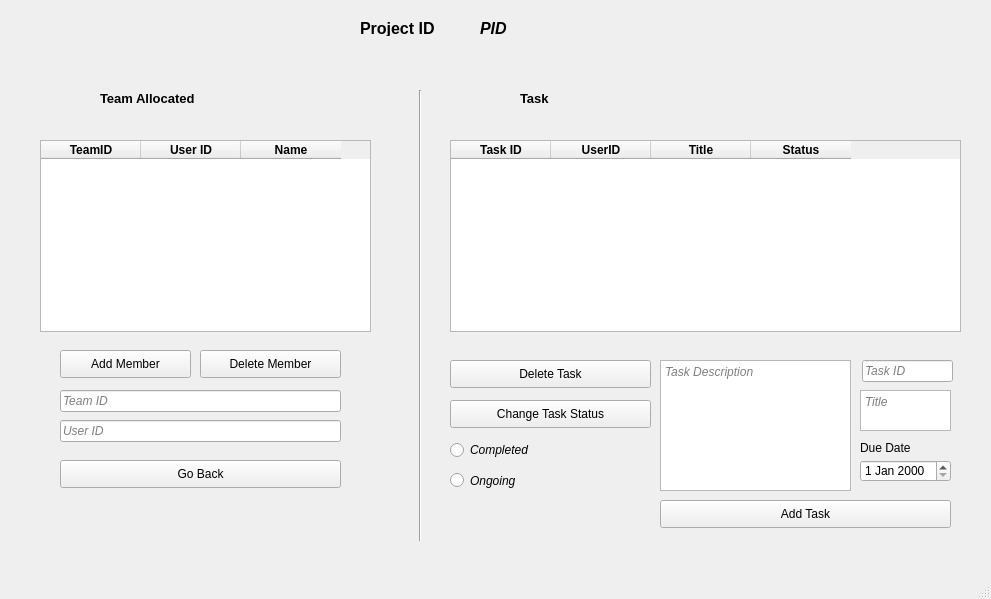
<?xml version="1.0" encoding="UTF-8"?>
<ui version="4.0">
 <class>MainWindow</class>
 <widget class="QMainWindow" name="MainWindow">
  <property name="geometry">
   <rect>
    <x>0</x>
    <y>0</y>
    <width>991</width>
    <height>599</height>
   </rect>
  </property>
  <property name="windowTitle">
   <string>Team And Task Panel</string>
  </property>
  <widget class="QWidget" name="centralwidget">
   <widget class="QTableWidget" name="team_table">
    <property name="geometry">
     <rect>
      <x>40</x>
      <y>140</y>
      <width>331</width>
      <height>192</height>
     </rect>
    </property>
    <property name="font">
     <font>
      <weight>75</weight>
      <bold>true</bold>
     </font>
    </property>
    <property name="editTriggers">
     <set>QAbstractItemView::NoEditTriggers</set>
    </property>
    <column>
     <property name="text">
      <string>TeamID</string>
     </property>
    </column>
    <column>
     <property name="text">
      <string>User ID</string>
     </property>
    </column>
    <column>
     <property name="text">
      <string>Name</string>
     </property>
    </column>
   </widget>
   <widget class="QLabel" name="label">
    <property name="geometry">
     <rect>
      <x>360</x>
      <y>20</y>
      <width>131</width>
      <height>16</height>
     </rect>
    </property>
    <property name="font">
     <font>
      <pointsize>12</pointsize>
      <weight>75</weight>
      <italic>false</italic>
      <bold>true</bold>
     </font>
    </property>
    <property name="text">
     <string>Project ID</string>
    </property>
   </widget>
   <widget class="QLabel" name="pidlabel">
    <property name="geometry">
     <rect>
      <x>480</x>
      <y>20</y>
      <width>55</width>
      <height>16</height>
     </rect>
    </property>
    <property name="font">
     <font>
      <pointsize>12</pointsize>
      <weight>75</weight>
      <italic>true</italic>
      <bold>true</bold>
     </font>
    </property>
    <property name="text">
     <string>PID</string>
    </property>
   </widget>
   <widget class="QLabel" name="label_3">
    <property name="geometry">
     <rect>
      <x>100</x>
      <y>90</y>
      <width>151</width>
      <height>16</height>
     </rect>
    </property>
    <property name="font">
     <font>
      <pointsize>10</pointsize>
      <weight>75</weight>
      <bold>true</bold>
     </font>
    </property>
    <property name="text">
     <string>Team Allocated</string>
    </property>
   </widget>
   <widget class="QPushButton" name="addmemberbtn">
    <property name="geometry">
     <rect>
      <x>60</x>
      <y>350</y>
      <width>131</width>
      <height>28</height>
     </rect>
    </property>
    <property name="text">
     <string>Add Member</string>
    </property>
   </widget>
   <widget class="QPushButton" name="deletememberbtn">
    <property name="geometry">
     <rect>
      <x>200</x>
      <y>350</y>
      <width>141</width>
      <height>28</height>
     </rect>
    </property>
    <property name="text">
     <string>Delete Member</string>
    </property>
   </widget>
   <widget class="Line" name="line">
    <property name="geometry">
     <rect>
      <x>410</x>
      <y>90</y>
      <width>20</width>
      <height>451</height>
     </rect>
    </property>
    <property name="orientation">
     <enum>Qt::Vertical</enum>
    </property>
   </widget>
   <widget class="QLabel" name="label_5">
    <property name="geometry">
     <rect>
      <x>520</x>
      <y>90</y>
      <width>55</width>
      <height>16</height>
     </rect>
    </property>
    <property name="font">
     <font>
      <pointsize>10</pointsize>
      <weight>75</weight>
      <bold>true</bold>
     </font>
    </property>
    <property name="text">
     <string>Task</string>
    </property>
   </widget>
   <widget class="QTableWidget" name="task_table">
    <property name="geometry">
     <rect>
      <x>450</x>
      <y>140</y>
      <width>511</width>
      <height>192</height>
     </rect>
    </property>
    <property name="font">
     <font>
      <weight>75</weight>
      <bold>true</bold>
     </font>
    </property>
    <property name="editTriggers">
     <set>QAbstractItemView::NoEditTriggers</set>
    </property>
    <column>
     <property name="text">
      <string>Task ID</string>
     </property>
    </column>
    <column>
     <property name="text">
      <string>UserID</string>
     </property>
    </column>
    <column>
     <property name="text">
      <string>Title</string>
     </property>
    </column>
    <column>
     <property name="text">
      <string>Status</string>
     </property>
    </column>
   </widget>
   <widget class="QPushButton" name="addtaskbtn">
    <property name="geometry">
     <rect>
      <x>660</x>
      <y>500</y>
      <width>291</width>
      <height>28</height>
     </rect>
    </property>
    <property name="text">
     <string>Add Task</string>
    </property>
   </widget>
   <widget class="QPushButton" name="deletetaskbtn">
    <property name="geometry">
     <rect>
      <x>450</x>
      <y>360</y>
      <width>201</width>
      <height>28</height>
     </rect>
    </property>
    <property name="text">
     <string>Delete Task</string>
    </property>
   </widget>
   <widget class="QPushButton" name="changetaskstatusbtn">
    <property name="geometry">
     <rect>
      <x>450</x>
      <y>400</y>
      <width>201</width>
      <height>28</height>
     </rect>
    </property>
    <property name="text">
     <string>Change Task Status</string>
    </property>
   </widget>
   <widget class="QRadioButton" name="radioButton_completed">
    <property name="geometry">
     <rect>
      <x>450</x>
      <y>440</y>
      <width>95</width>
      <height>20</height>
     </rect>
    </property>
    <property name="font">
     <font>
      <italic>true</italic>
     </font>
    </property>
    <property name="text">
     <string>Completed</string>
    </property>
   </widget>
   <widget class="QRadioButton" name="radioButton_ongoing">
    <property name="geometry">
     <rect>
      <x>450</x>
      <y>470</y>
      <width>95</width>
      <height>21</height>
     </rect>
    </property>
    <property name="font">
     <font>
      <italic>true</italic>
     </font>
    </property>
    <property name="text">
     <string>Ongoing</string>
    </property>
   </widget>
   <widget class="QLineEdit" name="taskidedit">
    <property name="geometry">
     <rect>
      <x>862</x>
      <y>360</y>
      <width>91</width>
      <height>22</height>
     </rect>
    </property>
    <property name="font">
     <font>
      <italic>true</italic>
     </font>
    </property>
    <property name="placeholderText">
     <string>Task ID</string>
    </property>
   </widget>
   <widget class="QTextEdit" name="titleedit">
    <property name="geometry">
     <rect>
      <x>860</x>
      <y>390</y>
      <width>91</width>
      <height>41</height>
     </rect>
    </property>
    <property name="font">
     <font>
      <italic>true</italic>
     </font>
    </property>
    <property name="placeholderText">
     <string>Title</string>
    </property>
   </widget>
   <widget class="QDateEdit" name="enddateedit">
    <property name="geometry">
     <rect>
      <x>860</x>
      <y>460</y>
      <width>91</width>
      <height>22</height>
     </rect>
    </property>
   </widget>
   <widget class="QLabel" name="label_6">
    <property name="geometry">
     <rect>
      <x>860</x>
      <y>440</y>
      <width>91</width>
      <height>16</height>
     </rect>
    </property>
    <property name="text">
     <string>Due Date</string>
    </property>
   </widget>
   <widget class="QTextEdit" name="taskdescedit">
    <property name="geometry">
     <rect>
      <x>660</x>
      <y>360</y>
      <width>191</width>
      <height>131</height>
     </rect>
    </property>
    <property name="font">
     <font>
      <italic>true</italic>
     </font>
    </property>
    <property name="placeholderText">
     <string>Task Description</string>
    </property>
   </widget>
   <widget class="QPushButton" name="goback">
    <property name="geometry">
     <rect>
      <x>60</x>
      <y>460</y>
      <width>281</width>
      <height>28</height>
     </rect>
    </property>
    <property name="text">
     <string>Go Back</string>
    </property>
   </widget>
   <widget class="QLineEdit" name="newteamidedit">
    <property name="geometry">
     <rect>
      <x>60</x>
      <y>390</y>
      <width>281</width>
      <height>22</height>
     </rect>
    </property>
    <property name="font">
     <font>
      <italic>true</italic>
     </font>
    </property>
    <property name="placeholderText">
     <string>Team ID</string>
    </property>
   </widget>
   <widget class="QLineEdit" name="newuseridedit">
    <property name="geometry">
     <rect>
      <x>60</x>
      <y>420</y>
      <width>281</width>
      <height>22</height>
     </rect>
    </property>
    <property name="font">
     <font>
      <italic>true</italic>
     </font>
    </property>
    <property name="placeholderText">
     <string>User ID</string>
    </property>
   </widget>
  </widget>
  <widget class="QMenuBar" name="menubar">
   <property name="geometry">
    <rect>
     <x>0</x>
     <y>0</y>
     <width>991</width>
     <height>26</height>
    </rect>
   </property>
  </widget>
  <widget class="QStatusBar" name="statusbar"/>
 </widget>
 <resources/>
 <connections/>
</ui>
